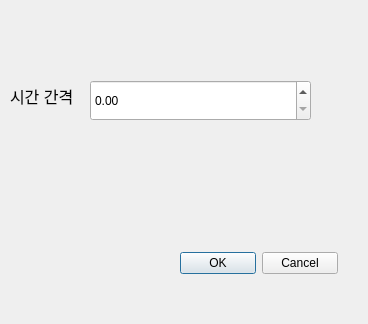
<?xml version="1.0" encoding="UTF-8"?>
<ui version="4.0">
 <class>Dialog</class>
 <widget class="QDialog" name="Dialog">
  <property name="geometry">
   <rect>
    <x>0</x>
    <y>0</y>
    <width>368</width>
    <height>324</height>
   </rect>
  </property>
  <property name="windowTitle">
   <string>Dialog</string>
  </property>
  <widget class="QDoubleSpinBox" name="intervalSpinBox">
   <property name="geometry">
    <rect>
     <x>90</x>
     <y>80</y>
     <width>221</width>
     <height>41</height>
    </rect>
   </property>
  </widget>
  <widget class="QLabel" name="label">
   <property name="geometry">
    <rect>
     <x>10</x>
     <y>80</y>
     <width>81</width>
     <height>31</height>
    </rect>
   </property>
   <property name="font">
    <font>
     <pointsize>12</pointsize>
    </font>
   </property>
   <property name="text">
    <string>시간 간격</string>
   </property>
  </widget>
  <widget class="QWidget" name="">
   <property name="geometry">
    <rect>
     <x>180</x>
     <y>250</y>
     <width>158</width>
     <height>26</height>
    </rect>
   </property>
   <layout class="QHBoxLayout" name="horizontalLayout">
    <item>
     <widget class="QPushButton" name="pushButton">
      <property name="text">
       <string>OK</string>
      </property>
     </widget>
    </item>
    <item>
     <widget class="QPushButton" name="pushButton_2">
      <property name="text">
       <string>Cancel</string>
      </property>
     </widget>
    </item>
   </layout>
  </widget>
 </widget>
 <resources/>
 <connections/>
</ui>
